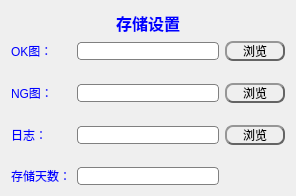
<?xml version="1.0" encoding="UTF-8"?>
<ui version="4.0">
 <class>FileClass</class>
 <widget class="QMainWindow" name="FileClass">
  <property name="geometry">
   <rect>
    <x>0</x>
    <y>0</y>
    <width>296</width>
    <height>196</height>
   </rect>
  </property>
  <property name="minimumSize">
   <size>
    <width>296</width>
    <height>150</height>
   </size>
  </property>
  <property name="maximumSize">
   <size>
    <width>300</width>
    <height>300</height>
   </size>
  </property>
  <property name="windowTitle">
   <string>File</string>
  </property>
  <widget class="QWidget" name="centralWidget">
   <property name="styleSheet">
    <string notr="true">QWidget{ color: blue; }</string>
   </property>
   <layout class="QGridLayout" name="gridLayout_2">
    <item row="0" column="0">
     <widget class="QLabel" name="label">
      <property name="text">
       <string>&lt;html&gt;&lt;head/&gt;&lt;body&gt;&lt;p align=&quot;center&quot;&gt;&lt;span style=&quot; font-size:12pt; font-weight:700;&quot;&gt;存储设置&lt;/span&gt;&lt;/p&gt;&lt;/body&gt;&lt;/html&gt;</string>
      </property>
     </widget>
    </item>
    <item row="1" column="0">
     <spacer name="verticalSpacer_2">
      <property name="orientation">
       <enum>Qt::Vertical</enum>
      </property>
      <property name="sizeHint" stdset="0">
       <size>
        <width>20</width>
        <height>40</height>
       </size>
      </property>
     </spacer>
    </item>
    <item row="3" column="0">
     <spacer name="verticalSpacer">
      <property name="orientation">
       <enum>Qt::Vertical</enum>
      </property>
      <property name="sizeHint" stdset="0">
       <size>
        <width>20</width>
        <height>40</height>
       </size>
      </property>
     </spacer>
    </item>
    <item row="2" column="0">
     <layout class="QGridLayout" name="gridLayout">
      <item row="1" column="0">
       <widget class="QLabel" name="label_2">
        <property name="text">
         <string>OK图：</string>
        </property>
       </widget>
      </item>
      <item row="1" column="1">
       <widget class="QLineEdit" name="OK_lineEdit">
        <property name="styleSheet">
         <string notr="true">QLineEdit
{
	border: 1px solid gray; /* 边框 */
	border-radius: 4px;     /* 边框圆角 */
	padding: 0 8px;         /* 内容与边框距离 */
	background: white;      /* 背景颜色 */
	selection-background-color: darkgray; /*所选内容的背景颜色*/
}</string>
        </property>
       </widget>
      </item>
      <item row="6" column="1">
       <spacer name="verticalSpacer_5">
        <property name="orientation">
         <enum>Qt::Vertical</enum>
        </property>
        <property name="sizeHint" stdset="0">
         <size>
          <width>20</width>
          <height>40</height>
         </size>
        </property>
       </spacer>
      </item>
      <item row="5" column="0">
       <widget class="QLabel" name="label_3">
        <property name="text">
         <string>日志：</string>
        </property>
       </widget>
      </item>
      <item row="1" column="2">
       <widget class="QPushButton" name="OKPath_pushButton">
        <property name="minimumSize">
         <size>
          <width>60</width>
          <height>20</height>
         </size>
        </property>
        <property name="styleSheet">
         <string notr="true">QPushButton{
	color: rgb(0, 0, 0);
	background-color: rgba(255, 255, 255,0);
	border:2px outset rgb(100, 100, 100);
	border-radius:8px;
  	text-align: center center;
} 

/*鼠标放在按钮上方*/
QPushButton:hover:enabled {
	background-color: rgba(255, 255, 255,150);
	border:2px outset rgba(100, 100, 100,150);
} 

/*鼠标点击按钮*/
QPushButton:pressed:enabled {
	background-color: rgba(255, 255, 255,255);
	border:4px outset rgba(100, 100, 100,255);
}

QPushButton:enabled{ 
	color: rgb(0, 0, 0);
	background-color: rgba(255, 255, 255,0);
	border:2px outset rgb(100, 100, 100);
}

QPushButton:disabled{ 
	color: rgb(150, 150, 150);
	background-color: rgba(150, 150, 150,0);
	border:2px outset rgb(100, 100, 100);
}</string>
        </property>
        <property name="text">
         <string>浏览</string>
        </property>
       </widget>
      </item>
      <item row="3" column="1">
       <widget class="QLineEdit" name="NG_lineEdit">
        <property name="styleSheet">
         <string notr="true">QLineEdit
{
	border: 1px solid gray; /* 边框 */
	border-radius: 4px;     /* 边框圆角 */
	padding: 0 8px;         /* 内容与边框距离 */
	background: white;      /* 背景颜色 */
	selection-background-color: darkgray; /*所选内容的背景颜色*/
}</string>
        </property>
       </widget>
      </item>
      <item row="7" column="0">
       <widget class="QLabel" name="label_5">
        <property name="text">
         <string>存储天数：</string>
        </property>
       </widget>
      </item>
      <item row="5" column="1">
       <widget class="QLineEdit" name="Log_lineEdit">
        <property name="styleSheet">
         <string notr="true">QLineEdit
{
	border: 1px solid gray; /* 边框 */
	border-radius: 4px;     /* 边框圆角 */
	padding: 0 8px;         /* 内容与边框距离 */
	background: white;      /* 背景颜色 */
	selection-background-color: darkgray; /*所选内容的背景颜色*/
}</string>
        </property>
       </widget>
      </item>
      <item row="7" column="1">
       <widget class="QLineEdit" name="SaveTime_lineEdit">
        <property name="styleSheet">
         <string notr="true">QLineEdit
{
	border: 1px solid gray; /* 边框 */
	border-radius: 4px;     /* 边框圆角 */
	padding: 0 8px;         /* 内容与边框距离 */
	background: white;      /* 背景颜色 */
	selection-background-color: darkgray; /*所选内容的背景颜色*/
}</string>
        </property>
       </widget>
      </item>
      <item row="2" column="1">
       <spacer name="verticalSpacer_3">
        <property name="orientation">
         <enum>Qt::Vertical</enum>
        </property>
        <property name="sizeHint" stdset="0">
         <size>
          <width>20</width>
          <height>40</height>
         </size>
        </property>
       </spacer>
      </item>
      <item row="4" column="1">
       <spacer name="verticalSpacer_4">
        <property name="orientation">
         <enum>Qt::Vertical</enum>
        </property>
        <property name="sizeHint" stdset="0">
         <size>
          <width>20</width>
          <height>40</height>
         </size>
        </property>
       </spacer>
      </item>
      <item row="3" column="2">
       <widget class="QPushButton" name="NGPath_pushButton">
        <property name="minimumSize">
         <size>
          <width>60</width>
          <height>20</height>
         </size>
        </property>
        <property name="styleSheet">
         <string notr="true">QPushButton{
	color: rgb(0, 0, 0);
	background-color: rgba(255, 255, 255,0);
	border:2px outset rgb(100, 100, 100);
	border-radius:8px;
  	text-align: center center;
} 

/*鼠标放在按钮上方*/
QPushButton:hover:enabled {
	background-color: rgba(255, 255, 255,150);
	border:2px outset rgba(100, 100, 100,150);
} 

/*鼠标点击按钮*/
QPushButton:pressed:enabled {
	background-color: rgba(255, 255, 255,255);
	border:4px outset rgba(100, 100, 100,255);
}

QPushButton:enabled{ 
	color: rgb(0, 0, 0);
	background-color: rgba(255, 255, 255,0);
	border:2px outset rgb(100, 100, 100);
}

QPushButton:disabled{ 
	color: rgb(150, 150, 150);
	background-color: rgba(150, 150, 150,0);
	border:2px outset rgb(100, 100, 100);
}</string>
        </property>
        <property name="text">
         <string>浏览</string>
        </property>
       </widget>
      </item>
      <item row="5" column="2">
       <widget class="QPushButton" name="LogPath_pushButton">
        <property name="minimumSize">
         <size>
          <width>60</width>
          <height>20</height>
         </size>
        </property>
        <property name="styleSheet">
         <string notr="true">QPushButton{
	color: rgb(0, 0, 0);
	background-color: rgba(255, 255, 255,0);
	border:2px outset rgb(100, 100, 100);
	border-radius:8px;
  	text-align: center center;
} 

/*鼠标放在按钮上方*/
QPushButton:hover:enabled {
	background-color: rgba(255, 255, 255,150);
	border:2px outset rgba(100, 100, 100,150);
} 

/*鼠标点击按钮*/
QPushButton:pressed:enabled {
	background-color: rgba(255, 255, 255,255);
	border:4px outset rgba(100, 100, 100,255);
}

QPushButton:enabled{ 
	color: rgb(0, 0, 0);
	background-color: rgba(255, 255, 255,0);
	border:2px outset rgb(100, 100, 100);
}

QPushButton:disabled{ 
	color: rgb(150, 150, 150);
	background-color: rgba(150, 150, 150,0);
	border:2px outset rgb(100, 100, 100);
}</string>
        </property>
        <property name="text">
         <string>浏览</string>
        </property>
       </widget>
      </item>
      <item row="3" column="0">
       <widget class="QLabel" name="label_4">
        <property name="text">
         <string>NG图：</string>
        </property>
       </widget>
      </item>
     </layout>
    </item>
   </layout>
  </widget>
  <widget class="QMenuBar" name="menuBar">
   <property name="geometry">
    <rect>
     <x>0</x>
     <y>0</y>
     <width>296</width>
     <height>17</height>
    </rect>
   </property>
  </widget>
 </widget>
 <layoutdefault spacing="6" margin="11"/>
 <resources/>
 <connections>
  <connection>
   <sender>NGPath_pushButton</sender>
   <signal>clicked()</signal>
   <receiver>FileClass</receiver>
   <slot>NGPath_pushButton_clicked()</slot>
   <hints>
    <hint type="sourcelabel">
     <x>272</x>
     <y>99</y>
    </hint>
    <hint type="destinationlabel">
     <x>293</x>
     <y>91</y>
    </hint>
   </hints>
  </connection>
  <connection>
   <sender>OKPath_pushButton</sender>
   <signal>clicked()</signal>
   <receiver>FileClass</receiver>
   <slot>OKPath_pushButton_clicked()</slot>
   <hints>
    <hint type="sourcelabel">
     <x>288</x>
     <y>67</y>
    </hint>
    <hint type="destinationlabel">
     <x>259</x>
     <y>119</y>
    </hint>
   </hints>
  </connection>
  <connection>
   <sender>SaveTime_lineEdit</sender>
   <signal>editingFinished()</signal>
   <receiver>FileClass</receiver>
   <slot>SaveTime_lineEdit_Change()</slot>
   <hints>
    <hint type="sourcelabel">
     <x>224</x>
     <y>264</y>
    </hint>
    <hint type="destinationlabel">
     <x>250</x>
     <y>167</y>
    </hint>
   </hints>
  </connection>
  <connection>
   <sender>LogPath_pushButton</sender>
   <signal>clicked()</signal>
   <receiver>FileClass</receiver>
   <slot>LogPath_pushButton_clicked()</slot>
   <hints>
    <hint type="sourcelabel">
     <x>288</x>
     <y>226</y>
    </hint>
    <hint type="destinationlabel">
     <x>244</x>
     <y>96</y>
    </hint>
   </hints>
  </connection>
 </connections>
 <slots>
  <slot>OKPath_pushButton_clicked()</slot>
  <slot>LogPath_pushButton_clicked()</slot>
  <slot>NGPath_pushButton_clicked()</slot>
  <slot>SaveTime_lineEdit_Change()</slot>
  <slot>INSIDEPath_pushButton_clicked()</slot>
  <slot>RFIDPath_pushButton_clicked()</slot>
 </slots>
</ui>
